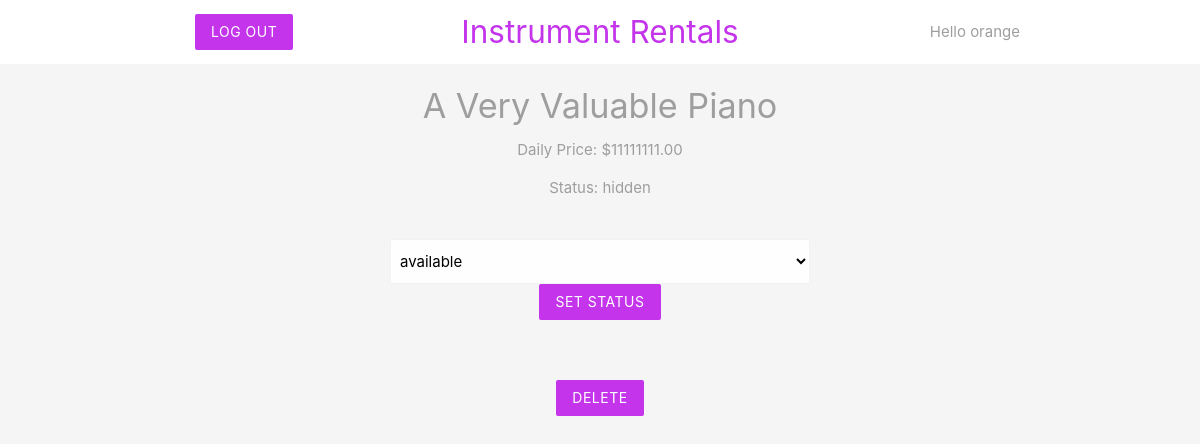
The page /inst_details.php?id=11 (signed in) on the database its author committed.
### tables this page shows
CREATE TABLE `instrument` (
  `inst_id` int(11) NOT NULL,
  `name` varchar(255) NOT NULL,
  `date_posted` datetime DEFAULT NULL,
  `price` decimal(10,2) NOT NULL,
  `status` enum('available','hidden','rented') NOT NULL DEFAULT 'hidden',
  `rent_time` datetime DEFAULT NULL,
  `owner_username` varchar(32) NOT NULL,
  `renter_username` varchar(32) DEFAULT NULL
);

### inst_details.php (the view, shortened to what this page needs)
<?php
	$illegal = false;
	include('db_connection.php');
	if(isset($_GET['id'])) {
		$id = mysqli_real_escape_string($conn, $_GET['id']);
		$sql = "SELECT * FROM instrument WHERE inst_id = $id";
		$result = mysqli_query($conn, $sql);
		$instrument = mysqli_fetch_assoc($result);
	}
 ?>
 <!DOCTYPE html>
 <html>
 <?php include 'inst_header2.php'; ?>
<div class="container center grey-text">
	<?php if($instrument && !$illegal): ?>
		<h4><?php echo htmlspecialchars($instrument['name']); ?></h4>
		<p>Daily Price: $<?php echo htmlspecialchars($instrument['price']); ?></p>
		<p>Status: <?php echo htmlspecialchars($instrument['status']); ?></p>
		<?php if(strcmp($instrument['status'], 'rented') != 0) { ?>
		<form action="inst_details.php" method="POST">
			<select name="status" class="browser-default">
				<option value="available">available</option>
			</select>
			<input type="submit" name="new_status" value="set status" class="btn btnback z-depth-0">
		</form>
	<?php } ?>
		<?php if(strcmp($instrument['status'], 'hidden') == 0) { ?>
		<form action="inst_details.php" method="POST">
			<input type="submit" name="delete" value="delete" class="btn btnback z-depth-0">
		</form>
	<?php } ?>
		<?php else: ?>
			<h5>No such instrument exists!</h5>
		<?php endif; ?>
</div>
 </html>

### inst_header2.php (style rules this page uses)
form { max-width: 460px; margin: 20px auto; padding: 20px; }
.btnback { background-color: #c334eb; }

### rows shown on the page
instrument: name "A Very Valuable Piano", price "11111111.00", status "hidden"

### other values the page prints
$username "orange"
